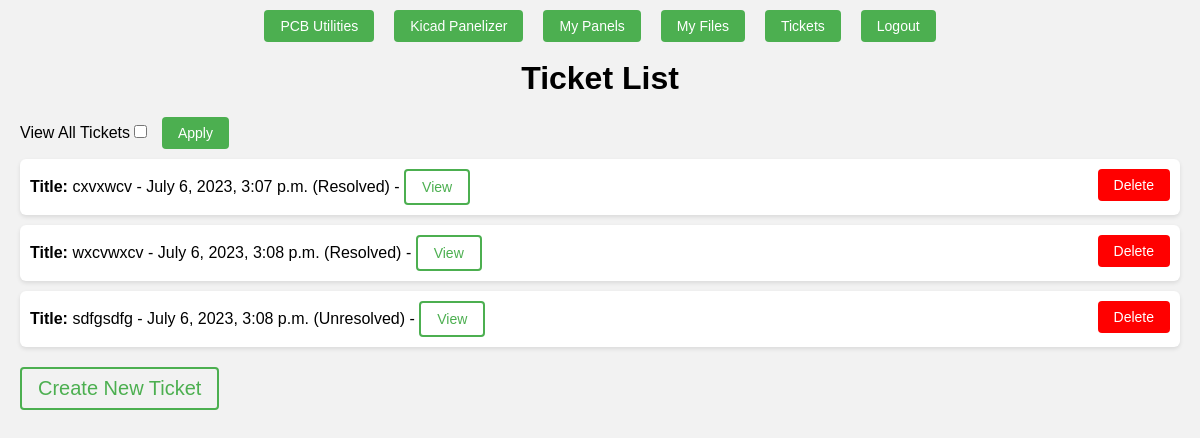
Screenshot of /tickets/ (signed in) with the database file from the repository.
### myapp/models.py (models this page shows, shortened)
class Ticket(models.Model):
    title = models.CharField(max_length=100)
    description = models.TextField()
    created_at = models.DateTimeField(auto_now_add=True)
    resolved = models.BooleanField(default=False)
    staff_response = models.TextField(blank=True, null=True)
    user = models.ForeignKey(User, on_delete=models.CASCADE)
    co_users = models.ManyToManyField(User, related_name='co_tickets', blank=True)
    reopened = models.BooleanField(default=False)
    reopen_requested = models.BooleanField(default=False)
    result_file = models.OneToOneField(ResultFile, on_delete=models.CASCADE, blank=True, null=True, default=None)
    panel_file = models.OneToOneField(PanelFile, on_delete=models.CASCADE, blank=True, null=True, default=None)

### myapp/views.py (the view)
# urls.py: path('tickets/', views.ticket_list, name='ticket_list'),
@login_required
def ticket_list(request):
    user = request.user
    view_all_tickets = request.GET.get('view_all_tickets')
    if user.is_staff and view_all_tickets:
        tickets = Ticket.objects.all()
    else:
        tickets = Ticket.objects.filter(Q(user=user) | Q(co_users=user))
    context = {
        'tickets': tickets,
        'view_all_tickets': view_all_tickets
    }
    return render(request, 'ticket_list.html', context)

### myapp/templates/ticket_list.html (shortened to what this page needs)
{% load static %}
<!DOCTYPE html>
<html>
<head>
    <link rel="stylesheet" type="text/css" href="{% static 'css/ticket.css' %}">
</head>
<body>
    {% include 'header.html' %}
    <h1>Ticket List</h1>
    <ul>
        {% if user.is_staff %}
        <form method="POST">
            <label for="view_all_project">View All Tickets</label>
            <input type="checkbox" id="view_all_project" name="view_all_project" {% if view_all_project %}checked{% endif %}>
            <button type="submit">Apply</button>
        </form>
        {% endif %}
        {% for ticket in tickets %}
        <li>
            <strong>Title:</strong> {{ ticket.title }} - {{ ticket.created_at }}
            {% if ticket.resolved %}
            (Resolved)
            {% else %}
            (Unresolved)
            {% endif %}
            - <a href="{% url 'ticket_detail' ticket.id %}">View</a>
            <form method="POST" action="{% url 'ticket_delete' ticket.id %}" style="display:inline; float:right;">
                <button type="submit" onclick="return confirm('Are you sure you want to delete this ticket?')" style="background-color: red; color: white;">Delete</button>
            </form>
        </li>
        {% endfor %}
    </ul>
    <a href="{% url 'ticket_create' %}" class="create-ticket-button">Create New Ticket</a>
</body>
</html>

### static/css/ticket.css (style rules this page uses)
* { margin: 0; padding: 0; box-sizing: border-box; }
body { background-color: #f2f2f2; font-family: Arial, sans-serif; }
h1 { text-align: center; margin-top: 20px; }
ul { list-style-type: none; padding: 0; margin: 20px; }
li { background-color: #ffffff; padding: 10px; border-radius: 6px; margin-bottom: 10px; box-shadow: 0 2px 4px rgba(0, 0, 0, 0.1); }
strong { font-weight: bold; }
a { display: inline-block; background-color: transparent; color: #4caf50; border: 2px solid #4caf50; border-radius: 4px; padding: 8px 16px; font-size: 14px; text-decoration: none; transition: background-color 0.3s, color 0.3s, border-color 0.3s; }
a.create-ticket-button { font-size: 20px; margin-left: 20px; }
form { margin-bottom: 10px; }
button { background-color: #4caf50; color: #ffffff; border: none; border-radius: 4px; padding: 8px 16px; font-size: 14px; cursor: pointer; margin-left: 10px; }

### static/css/header.css (style rules this page uses)
body { margin-top: 60px; }

### rows the page displays
Ticket: title "cxvxwcv", created_at "July 6, 2023, 3:07 p.m.", resolved "(Resolved)"
Ticket: title "wxcvwxcv", created_at "July 6, 2023, 3:08 p.m.", resolved "(Resolved)"
Ticket: title "sdfgsdfg", created_at "July 6, 2023, 3:08 p.m.", resolved "(Unresolved)"
